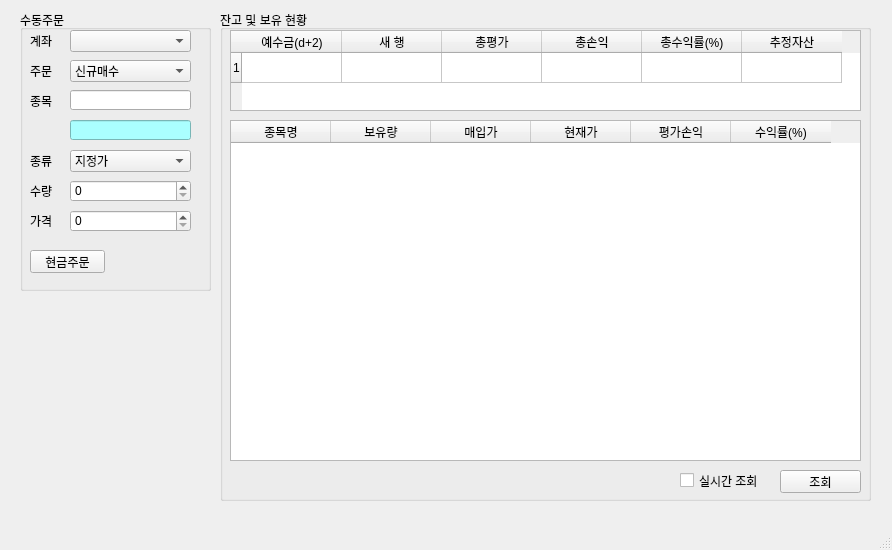
<?xml version="1.0" encoding="UTF-8"?>
<ui version="4.0">
 <class>MainWindow</class>
 <widget class="QMainWindow" name="MainWindow">
  <property name="geometry">
   <rect>
    <x>0</x>
    <y>0</y>
    <width>892</width>
    <height>550</height>
   </rect>
  </property>
  <property name="windowTitle">
   <string>MainWindow</string>
  </property>
  <widget class="QWidget" name="centralwidget">
   <widget class="QGroupBox" name="groupBox">
    <property name="geometry">
     <rect>
      <x>20</x>
      <y>10</y>
      <width>191</width>
      <height>281</height>
     </rect>
    </property>
    <property name="title">
     <string>수동주문</string>
    </property>
    <widget class="QLabel" name="label">
     <property name="geometry">
      <rect>
       <x>10</x>
       <y>20</y>
       <width>56</width>
       <height>21</height>
      </rect>
     </property>
     <property name="text">
      <string>계좌</string>
     </property>
    </widget>
    <widget class="QLabel" name="label_2">
     <property name="geometry">
      <rect>
       <x>10</x>
       <y>50</y>
       <width>56</width>
       <height>21</height>
      </rect>
     </property>
     <property name="text">
      <string>주문</string>
     </property>
    </widget>
    <widget class="QLabel" name="label_3">
     <property name="geometry">
      <rect>
       <x>10</x>
       <y>80</y>
       <width>56</width>
       <height>21</height>
      </rect>
     </property>
     <property name="text">
      <string>종목</string>
     </property>
    </widget>
    <widget class="QLabel" name="label_4">
     <property name="geometry">
      <rect>
       <x>10</x>
       <y>140</y>
       <width>56</width>
       <height>21</height>
      </rect>
     </property>
     <property name="text">
      <string>종류</string>
     </property>
    </widget>
    <widget class="QLabel" name="label_5">
     <property name="geometry">
      <rect>
       <x>10</x>
       <y>170</y>
       <width>56</width>
       <height>21</height>
      </rect>
     </property>
     <property name="text">
      <string>수량</string>
     </property>
    </widget>
    <widget class="QLabel" name="label_6">
     <property name="geometry">
      <rect>
       <x>10</x>
       <y>200</y>
       <width>56</width>
       <height>21</height>
      </rect>
     </property>
     <property name="text">
      <string>가격</string>
     </property>
    </widget>
    <widget class="QComboBox" name="comboBox">
     <property name="geometry">
      <rect>
       <x>50</x>
       <y>20</y>
       <width>121</width>
       <height>22</height>
      </rect>
     </property>
    </widget>
    <widget class="QComboBox" name="comboBox_2">
     <property name="geometry">
      <rect>
       <x>50</x>
       <y>50</y>
       <width>121</width>
       <height>22</height>
      </rect>
     </property>
     <item>
      <property name="text">
       <string>신규매수</string>
      </property>
     </item>
     <item>
      <property name="text">
       <string>신규매도</string>
      </property>
     </item>
     <item>
      <property name="text">
       <string>매수취소</string>
      </property>
     </item>
     <item>
      <property name="text">
       <string>매도취소</string>
      </property>
     </item>
    </widget>
    <widget class="QComboBox" name="comboBox_3">
     <property name="geometry">
      <rect>
       <x>50</x>
       <y>140</y>
       <width>121</width>
       <height>22</height>
      </rect>
     </property>
     <item>
      <property name="text">
       <string>지정가</string>
      </property>
     </item>
     <item>
      <property name="text">
       <string>시장가</string>
      </property>
     </item>
    </widget>
    <widget class="QLineEdit" name="lineEdit">
     <property name="geometry">
      <rect>
       <x>50</x>
       <y>80</y>
       <width>121</width>
       <height>20</height>
      </rect>
     </property>
    </widget>
    <widget class="QLineEdit" name="lineEdit_2">
     <property name="geometry">
      <rect>
       <x>50</x>
       <y>110</y>
       <width>121</width>
       <height>20</height>
      </rect>
     </property>
     <property name="styleSheet">
      <string notr="true">background-color: rgb(170,255,255);</string>
     </property>
    </widget>
    <widget class="QSpinBox" name="spinBox">
     <property name="geometry">
      <rect>
       <x>50</x>
       <y>170</y>
       <width>121</width>
       <height>22</height>
      </rect>
     </property>
    </widget>
    <widget class="QSpinBox" name="spinBox_2">
     <property name="geometry">
      <rect>
       <x>50</x>
       <y>200</y>
       <width>121</width>
       <height>22</height>
      </rect>
     </property>
    </widget>
    <widget class="QPushButton" name="pushButton">
     <property name="geometry">
      <rect>
       <x>10</x>
       <y>240</y>
       <width>75</width>
       <height>23</height>
      </rect>
     </property>
     <property name="text">
      <string>현금주문</string>
     </property>
    </widget>
   </widget>
   <widget class="QGroupBox" name="groupBox_2">
    <property name="geometry">
     <rect>
      <x>220</x>
      <y>10</y>
      <width>651</width>
      <height>491</height>
     </rect>
    </property>
    <property name="title">
     <string>잔고 및 보유 현황</string>
    </property>
    <widget class="QTableWidget" name="tableWidget">
     <property name="geometry">
      <rect>
       <x>10</x>
       <y>20</y>
       <width>631</width>
       <height>81</height>
      </rect>
     </property>
     <property name="alternatingRowColors">
      <bool>false</bool>
     </property>
     <property name="rowCount">
      <number>1</number>
     </property>
     <row/>
     <column>
      <property name="text">
       <string>예수금(d+2)</string>
      </property>
     </column>
     <column>
      <property name="text">
       <string>새 행</string>
      </property>
     </column>
     <column>
      <property name="text">
       <string>총평가</string>
      </property>
     </column>
     <column>
      <property name="text">
       <string>총손익</string>
      </property>
     </column>
     <column>
      <property name="text">
       <string>총수익률(%)</string>
      </property>
     </column>
     <column>
      <property name="text">
       <string>추정자산</string>
      </property>
     </column>
    </widget>
    <widget class="QTableWidget" name="tableWidget_2">
     <property name="geometry">
      <rect>
       <x>10</x>
       <y>110</y>
       <width>631</width>
       <height>341</height>
      </rect>
     </property>
     <property name="alternatingRowColors">
      <bool>false</bool>
     </property>
     <property name="rowCount">
      <number>0</number>
     </property>
     <column>
      <property name="text">
       <string>종목명</string>
      </property>
     </column>
     <column>
      <property name="text">
       <string>보유량</string>
      </property>
     </column>
     <column>
      <property name="text">
       <string>매입가</string>
      </property>
     </column>
     <column>
      <property name="text">
       <string>현재가</string>
      </property>
     </column>
     <column>
      <property name="text">
       <string>평가손익</string>
      </property>
     </column>
     <column>
      <property name="text">
       <string>수익률(%)</string>
      </property>
     </column>
    </widget>
    <widget class="QCheckBox" name="checkBox">
     <property name="geometry">
      <rect>
       <x>460</x>
       <y>460</y>
       <width>91</width>
       <height>21</height>
      </rect>
     </property>
     <property name="text">
      <string>실시간 조회</string>
     </property>
    </widget>
    <widget class="QPushButton" name="pushButton_3">
     <property name="geometry">
      <rect>
       <x>560</x>
       <y>460</y>
       <width>81</width>
       <height>23</height>
      </rect>
     </property>
     <property name="text">
      <string>조회</string>
     </property>
    </widget>
   </widget>
  </widget>
  <widget class="QMenuBar" name="menubar">
   <property name="geometry">
    <rect>
     <x>0</x>
     <y>0</y>
     <width>892</width>
     <height>21</height>
    </rect>
   </property>
  </widget>
  <widget class="QStatusBar" name="statusbar"/>
 </widget>
 <resources/>
 <connections/>
</ui>
